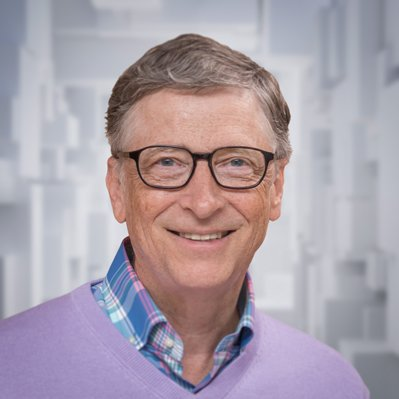
#> input picture Day2/Face_Detection/images/Bill_Gates.jpg, 399 x 399 px, given in place of the camera
$ python Ex10.py
#> lines starting #> are read from the running program, lines starting #| are printed output that depends on the picture
#> further down, frame is the input picture: shape (399, 399, 3); mean B, G, R 169.5, 159.4, 170.8
import cv2

def sketch(frame):

    img_gray = cv2.cvtColor(frame, cv2.COLOR_BGR2GRAY)
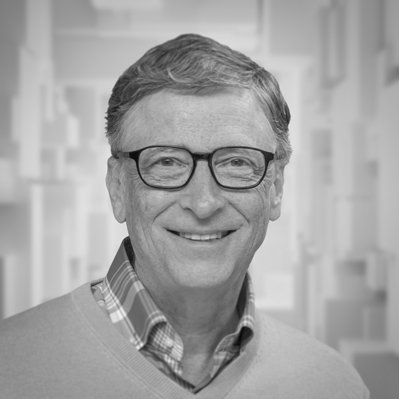
#> img_gray: shape (399, 399); min 6, max 244, mean 163.9

    img_gray_blur = cv2.GaussianBlur(img_gray,(5,5),0)

    canny_edges = cv2.Canny(img_gray_blur, 10, 70)
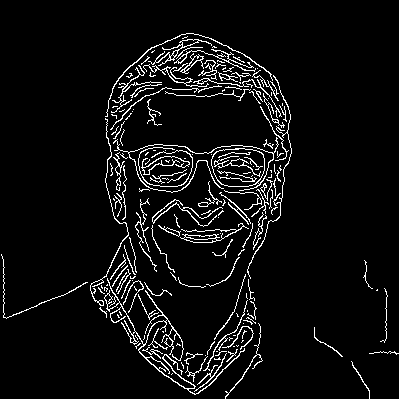
#> canny_edges: shape (399, 399); 5.8% white in thin lines or dots

    ret, mask = cv2.threshold(canny_edges, 70, 255, cv2.THRESH_BINARY)

    return mask

cap = cv2.VideoCapture(1)
while True:
    ret, frame = cap.read()
    cv2.imshow("Original Cam",frame)
    cv2.imshow("Edge Detector",sketch(frame))
    if cv2.waitKey(10) == 13:
#> (key Esc is pressed here)
        break

cap.release()
cv2.destroyAllWindows()

$ run again, on Day2/Face_Detection/images/vishwajeet.jpg
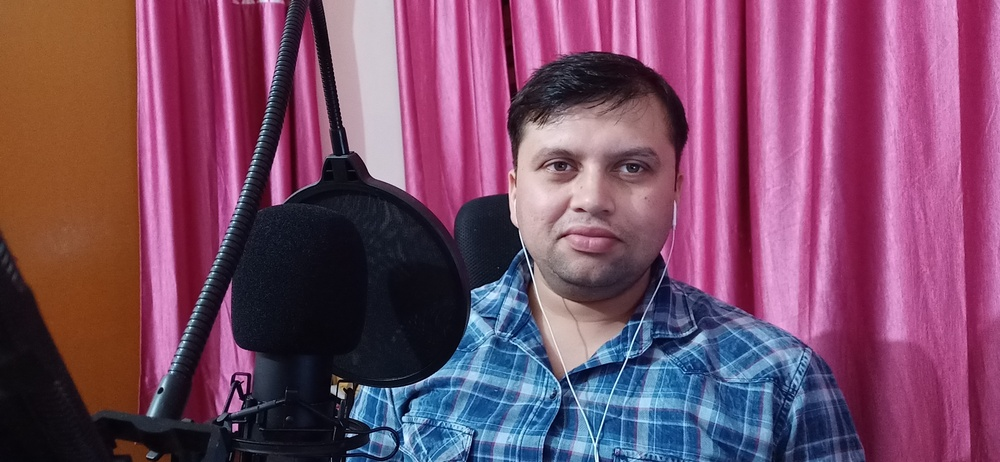
#> input picture Day2/Face_Detection/images/vishwajeet.jpg, 1000 x 462 px, shrunk from 4608 x 2128 before the run, given in place of the camera
#> frame is the input picture: shape (462, 1000, 3); mean B, G, R 103.5, 75.3, 121.9
#> in sketch, `img_gray = cv2.cvtColor(frame, cv2.COLOR_BGR2GRAY)`:
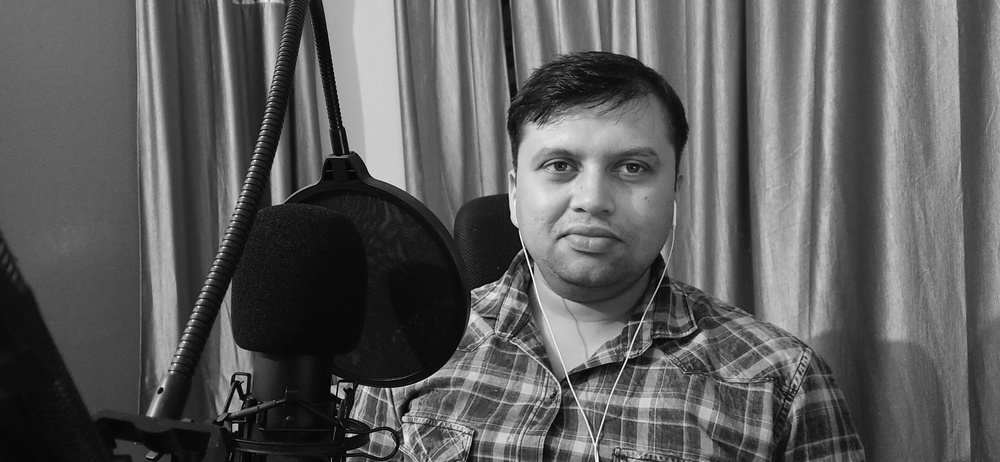
#> img_gray: shape (462, 1000); min 0, max 253, mean 92.4
#> in sketch, `canny_edges = cv2.Canny(img_gray_blur, 10, 70)`:
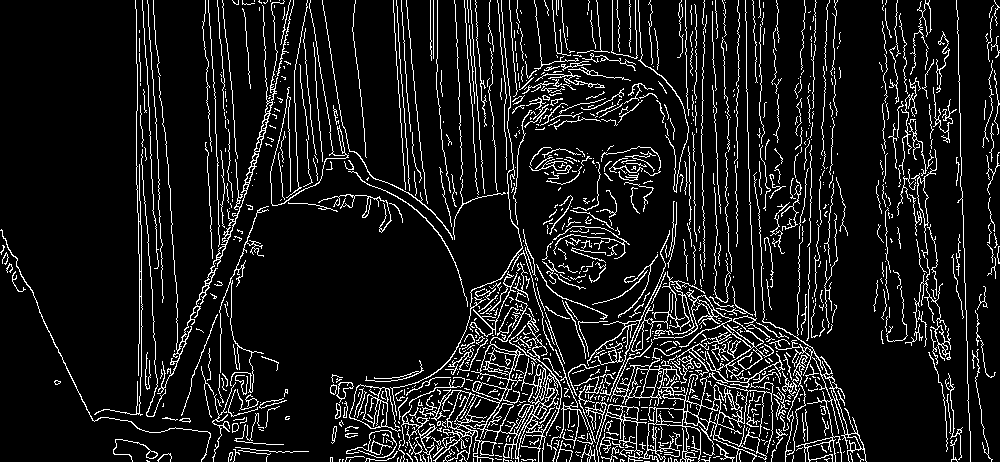
#> canny_edges: shape (462, 1000); 10.3% white in thin lines or dots
